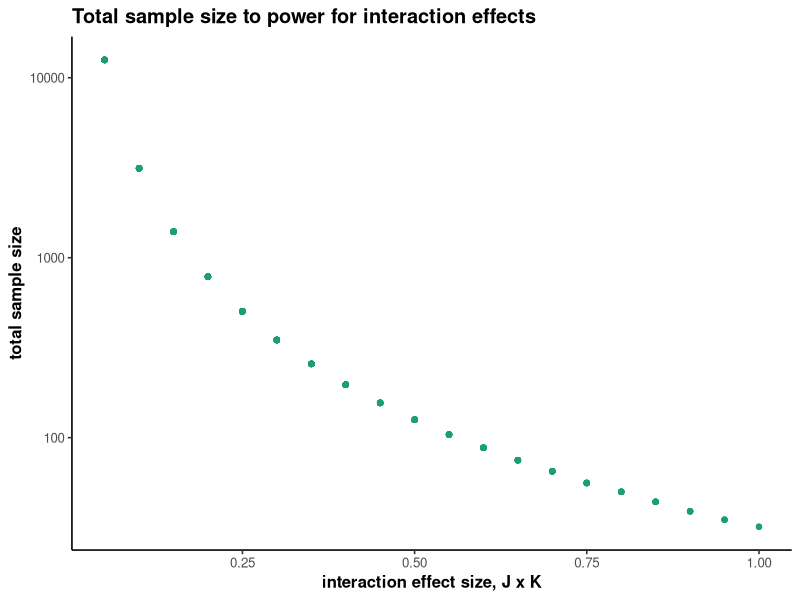
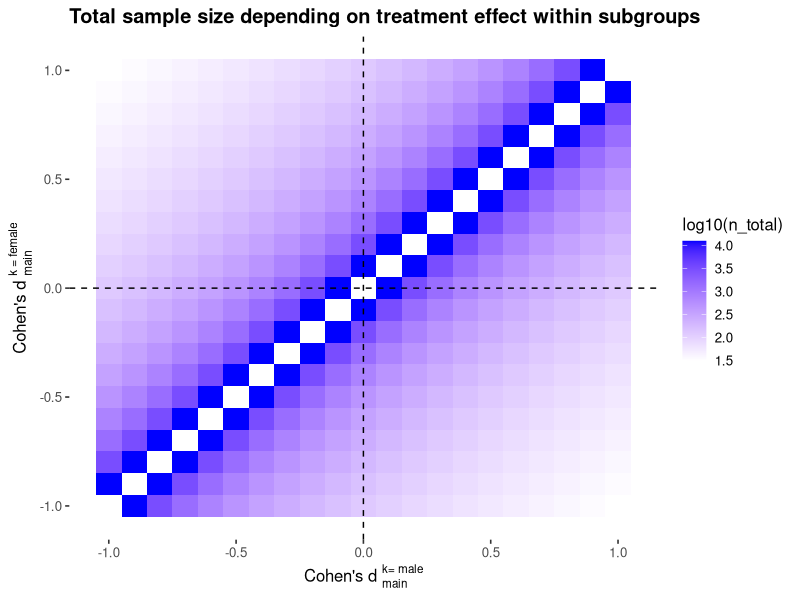
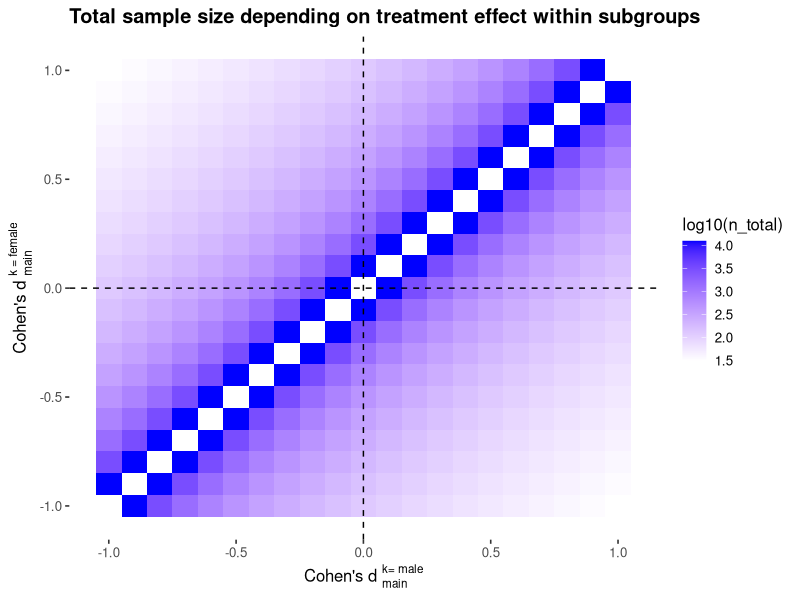

Generate these figures, in order, with R:
# Sample size for 2 x 2 factorial design with different interaction shapes
# reversed interaction 
# partially attenuated interaction 
# fully attentuated interaction 

# function to calculate total sample size for interaction effect 
# d1: Cohen's d for treatment effect within subgroup1 
# d2: Cohen's d for treatment effect within subgroup2 

library(tidyverse)
library(dplyr)

#styling
cols <- RColorBrewer::brewer.pal(6, "Dark2")
theme_set(theme_classic(base_size = 12))
letter <- theme(plot.title = element_text(face="bold"),
                plot.subtitle = element_text(face="bold"),
                axis.title = element_text(face = "bold"))


# Given is 
# J = {0,1} (e.g. treatment, intervention)
# K = {0,1} (e.g. male, female)
# in a 2 x 2 design 
# The interaction effect J x K 
# expressed the difference between treatment effect within 
# each level K 
# (mean[1,0] - mean[0,0]) - (mean[1,1] - mean[0,1]) / 2 * pooled standard deviation 
# to reduce complexity we assume pooledSD = 1



# function to calculate the interaction effect size 
# ref: Sommet et al. 2022

calculate_es_interaction <- function(d1, d2, power = 0.8, sdpooled = 1, alpha = 0.05) {
  numerator <- (4 * (qnorm(1 - alpha/2)+qnorm(power))^2)
  
  es_interaction <- abs((d1 - d2)/(2*sdpooled))
}

# function to calculate the total sample size to power for the interaction effect size 
# ref: Sommet et al. 2022 

calculate_ntotal <- function(d1, d2, power = 0.8, sdpooled = 1, alpha = 0.05) {
  numerator <- (4 * (qnorm(1 - alpha/2)+qnorm(power))^2)
  
  es_interaction <- abs((d1 - d2)/(2*sdpooled))
  
  ntotal <- numerator/(es_interaction^2)
}



# We set values for Cohen's d of the treatment effect for values of factor K equaling 
# K = 1 (d1) and K = 2 (d2)

d1 <- seq(from = -1, to = 1, by = 0.1)
d2 <- seq(from = -1, to = 1, by = 0.1)


# here we combine different values of treatment effect in K = 1 and K = 2 
df <- expand.grid(d1 = d1, d2 = d2)

# We are deleting rows in which the treatment effect of K = 1 equals the treatment effect 
# in K = 2. Under this scenario, no interaction is observable. 
df <- df%>%
        mutate(ntotal = NA, 
               delete = c(df$d1 == df$d2))%>%
        filter(delete == FALSE)

df <- df%>%dplyr::select(d1, d2, ntotal)


# We are adding the values of the interaction effect size and the total sample size 
# calculated with the functions ´calculate_es_interaction´ and ´calculate_es_interaction´
# for now with power = 0.8 . 

for (i in 1:nrow(df)) {
  df$ntotal[i]<-calculate_ntotal(d1 = df$d1[i], df$d2[i])
  df$round_ntotal[i]<-ceiling(df$ntotal[i])
  df$es_interaction[i] <- calculate_es_interaction(d1 = df$d1[i], d2 = df$d2[i])
}


df$log_ntotal <- log10(df$ntotal)


ggplot(data = df) + 
  geom_point(mapping = aes(x = es_interaction, y = round_ntotal), color = cols[1])+
  scale_y_log10()+
  labs(title = "Total sample size to power for interaction effects")+
  xlab("interaction effect size, J x K")+
  ylab("total sample size")+
  letter


logvalues <- c(1.5, 2, 2.5, 3, 3.5, 4)
trans <- ceiling(10^logvalues)

fig2<- ggplot(data = df) + 
        geom_tile(mapping = aes(x = d1, y = d2, fill = log_ntotal))+
        geom_hline(yintercept = 0, linetype = "dashed")+
        geom_vline(xintercept = 0, linetype = "dashed")+
        scale_fill_gradient(low="white", high="blue", name = "log10(n_total)")+ 
        labs(title = "Total sample size depending on treatment effect within subgroups")+
        xlab(expression("Cohen's d "["main"]^"k= male"))+ 
        ylab(expression("Cohen's d "["main"]^"k = female"))+
        theme(axis.line = element_blank(),
              plot.title = element_text(face="bold"),
              plot.subtitle = element_text(face="bold"),
              axis.title = element_text(face = "bold"))
fig2

ggsave("fig2.png", plot = fig2)
